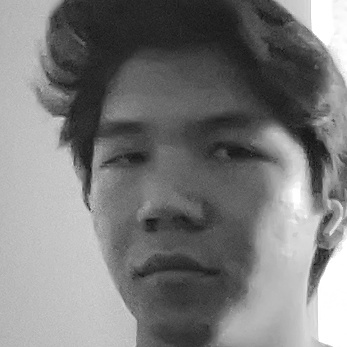
#> input picture dataSet/face-1.13.jpg, 347 x 347 px, given in place of the camera
$ python ss.py
#> lines starting #> are read from the running program, lines starting #| are printed output that depends on the picture; after the words box and inside, x2 and y2 are one past the last pixel; in counts of white or black regions, pixels touching at a corner belong together
import cv2 as cv
import numpy as np


detector = cv.CascadeClassifier(cv.data.haarcascades + "haarcascade_frontalface_default.xml")

i = 0

offset = 50
name = input('номер пользователя: ')
#> the answer given: dataSet/face-1.13.jpg


video = cv.VideoCapture(1)
#'rtsp://test:Realmonitor@192.168.10.61:554/cam/realmonitor?channel=1&subtype=0'

while True:
    ret, im = video.read()
#> im is the input picture: shape (347, 347, 3); min 12, max 255, mean 123

    gray = cv.cvtColor (im, cv.COLOR_BGR2GRAY)


    faces=detector.detectMultiScale(gray, scaleFactor=1.2, minNeighbors=5, minSize=(100, 100))
#> faces = [[48, 53, 244, 244]]

    for (x, y, width, height) in faces:
        x1 = max(0, x - offset)
        y1 = max(0, y - offset)
        x2 = min(gray.shape[1], x + width + offset)
        y2 = min(gray.shape[0], y + height + offset)


        i += 1


        cv.imwrite(f"dataset/face-{name}.{i}.jpg", gray[y1:y2, x1:x2])
        cv.rectangle(im, (x1, y1), (x2, y2), (225, 0, 0), 2)
        cv.imshow('im', im[y1:y2, x1:x2])
        cv.waitKey(100)
#> this loop made 1 pass
#> (x, y, width, height, x1, y1, x2, y2) on pass 1: (48, 53, 244, 244, 0, 3, 342, 347)
#> pass 1, `cv.imwrite(f"dataset/face-{name}.{i}.jpg", gray[y1:y2, x1:x2])`:
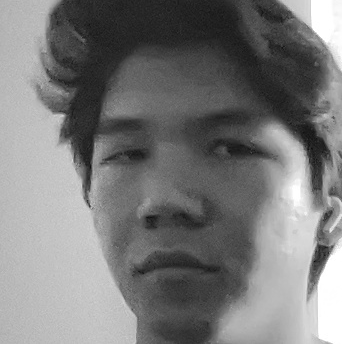
#> saved as face-1.13.jpg.1.jpg: shape (344, 342); min 12, max 255, mean 122
#> pass 1, `cv.imshow('im', im[y1:y2, x1:x2])`:
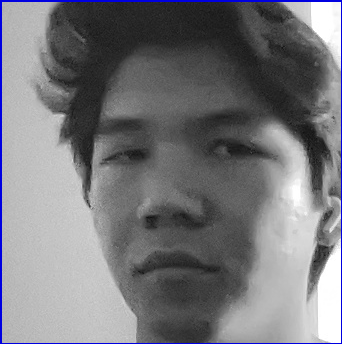
#> window 'im': shape (344, 342, 3); mean B, G, R 123.2, 119.3, 119.3
#> after the loop:
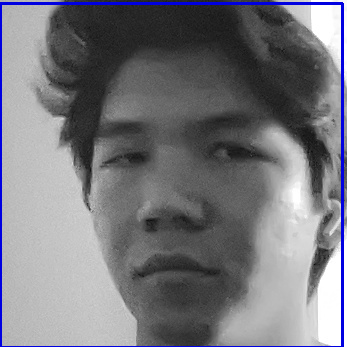
#> im: shape (347, 347, 3); 2.56% of pixels changed, all inside (x1, y1, x2, y2) = (0, 2, 344, 347)
#> after the loop, i = 1
    if i > 30:
        video.release()
        cv.destroyAllWindows()
        break

    from PIL import Image
import os
import cv2 as cv

path = os.getcwd()


dataPath = os.path.join(path, 'dataSet')
if not os.path.exists(dataPath):
    os.makedirs(dataPath)


recognizer = cv.face.LBPHFaceRecognizer_create()
faceCascade = cv.CascadeClassifier(cv.data.haarcascades + 'haarcascade_frontalface_default.xml')


def get_img(datapath):
    image_paths = [os.path.join(datapath, f) for f in os.listdir(datapath) if os.path.isfile(os.path.join(datapath, f))]

    images = []
    labels = []


    for image_path in image_paths:
        image_pil = Image.open(image_path).convert('L')

        image = np.array(image_pil, 'uint8')

        nbr = int(os.path.split(image_path)[1].split(".")[0].replace("face-", " "))

        faces = faceCascade.detectMultiScale(image)


        for (x, y, width, height) in faces:
            images.append(image[y: y + height, x: x + width])

            labels.append(nbr)
            cv.imshow("Adding faces to training set...", image[y: y + height, x: x + width])
            cv.waitKey(100)
    return images, labels


images, labels = get_img(dataPath)


if len(images) > 1:
    recognizer.train(images, np.array(labels))
else:
    print("Недостаточно данных")


trainer_path = os.path.join(path, 'trainer')
if not os.path.exists(trainer_path):
    os.makedirs(trainer_path)
recognizer.save(os.path.join(trainer_path, 'trainer.yml'))

cv.destroyAllWindows()
path = os.getcwd()


face_count = 0
face_count1 = 0

recognizer = cv.face.LBPHFaceRecognizer_create()


recognizer.read(os.path.join(path, 'trainer', 'trainer.yml'))


faceCascade = cv.CascadeClassifier(cv.data.haarcascades + "haarcascade_frontalface_default.xml")


last_detected_face = None

cam = cv.VideoCapture('rtsp://test:Realmonitor@192.168.10.61:554/cam/realmonitor?channel=1&subtype=0')

font = cv.FONT_HERSHEY_SIMPLEX


while True:

    ret, im = cam.read()

    gray = cv.cvtColor(im, cv.COLOR_BGR2GRAY)


    faces = faceCascade.detectMultiScale(gray, scaleFactor=1.2, minNeighbors=5, minSize=(100, 100), flags=cv.CASCADE_SCALE_IMAGE)


    for (x, y, w, h) in faces:

        nbr_predicted, coord = recognizer.predict(gray[y:y+h, x:x+w])


        if nbr_predicted == 1:

            nbr_predicted = 'Temirbek'


            if last_detected_face is None or (abs(x - last_detected_face[0]) > 50 or abs(y - last_detected_face[1]) > 50):
                face_count += 1
                last_detected_face = (x, y)
                face_found = True


        if nbr_predicted == 2:

            nbr_predicted = 'Bek'

            if last_detected_face is None or (abs(x - last_detected_face[0]) > 500 or abs(y - last_detected_face[1]) > 500):
                face_count1 += 1
                last_detected_face = (x, y)
                face_found = True


        cv.putText(im, str(nbr_predicted), (x, y+h), font, 1.1, (0, 255, 0))
        cv.putText(im, str(face_count), (x, y), font, 1.1, (0, 255, 0))


        cv.imshow('Face recognition', im)


    if cv.waitKey(10) & 0xFF == ord('q'):
        break


cam.release()
cv.destroyAllWindows()
print(nbr_predicted, face_count)

$ run again, on dataSet/face-1.14.jpg
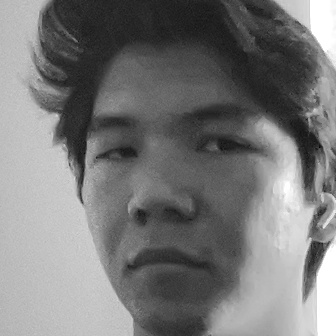
#> input picture dataSet/face-1.14.jpg, 336 x 336 px, given in place of the camera
#> im is the input picture: shape (336, 336, 3); min 2, max 255, mean 121.2
#> faces = [[47, 52, 233, 233]]
#> the loop `for (x, y, width, height) in faces:` made 1 pass
#> (x, y, width, height, x1, y1, x2, y2) on pass 1: (47, 52, 233, 233, 0, 2, 330, 335)
#> pass 1, `cv.imshow('im', im[y1:y2, x1:x2])`:
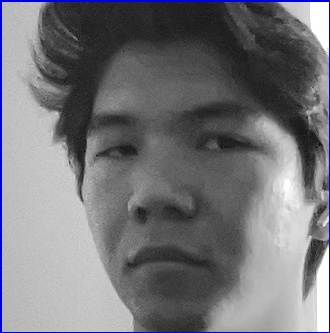
#> window 'im': shape (333, 330, 3); mean B, G, R 121.2, 117.1, 117.1
#> after the loop `for (x, y, width, height) in faces:`:
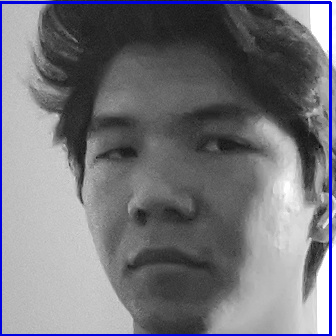
#> im: shape (336, 336, 3); 2.93% of pixels changed, all inside (x1, y1, x2, y2) = (0, 1, 332, 336)
#> after the loop `for (x, y, width, height) in faces:`: i = 1

$ run again, on dataSet/face-1.16.jpg
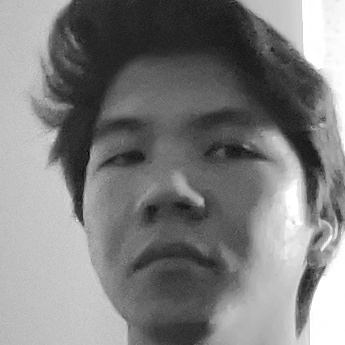
#> input picture dataSet/face-1.16.jpg, 345 x 345 px, given in place of the camera
#> im is the input picture: shape (345, 345, 3); min 0, max 255, mean 127.3
#> faces = [[47, 49, 248, 248]]
#> the loop `for (x, y, width, height) in faces:` made 1 pass
#> (x, y, width, height, x1, y1, x2, y2) on pass 1: (47, 49, 248, 248, 0, 0, 345, 345)
#> pass 1, `cv.imshow('im', im[y1:y2, x1:x2])`:
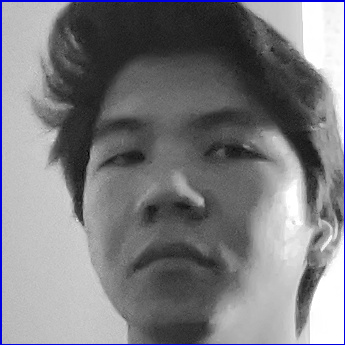
#> window 'im': shape (345, 345, 3); mean B, G, R 128.2, 124.3, 124.3
#> after the loop `for (x, y, width, height) in faces:`: i = 1
